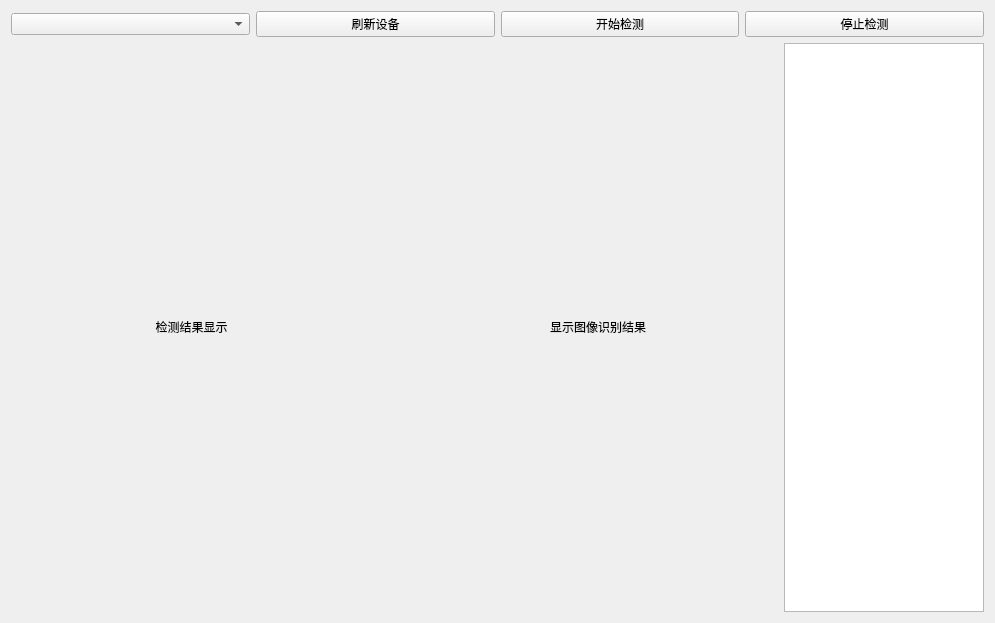
<?xml version="1.0" encoding="UTF-8"?>
<ui version="4.0">
 <class>Widget</class>
 <widget class="QWidget" name="Widget">
  <property name="geometry">
   <rect>
    <x>0</x>
    <y>0</y>
    <width>995</width>
    <height>623</height>
   </rect>
  </property>
  <property name="windowTitle">
   <string>Widget</string>
  </property>
  <layout class="QGridLayout" name="gridLayout">
   <item row="0" column="0">
    <layout class="QHBoxLayout" name="horizontalLayout">
     <item>
      <widget class="QComboBox" name="comboBox_video_0"/>
     </item>
     <item>
      <widget class="QPushButton" name="pushButton_update">
       <property name="text">
        <string>刷新设备</string>
       </property>
      </widget>
     </item>
     <item>
      <widget class="QPushButton" name="pushButton_Start">
       <property name="text">
        <string>开始检测</string>
       </property>
      </widget>
     </item>
     <item>
      <widget class="QPushButton" name="pushButton_stop">
       <property name="text">
        <string>停止检测</string>
       </property>
      </widget>
     </item>
    </layout>
   </item>
   <item row="1" column="0">
    <layout class="QHBoxLayout" name="horizontalLayout_2">
     <item>
      <widget class="QLabel" name="label_display">
       <property name="maximumSize">
        <size>
         <width>400</width>
         <height>400</height>
        </size>
       </property>
       <property name="text">
        <string>检测结果显示</string>
       </property>
       <property name="alignment">
        <set>Qt::AlignCenter</set>
       </property>
      </widget>
     </item>
     <item>
      <spacer name="horizontalSpacer">
       <property name="orientation">
        <enum>Qt::Horizontal</enum>
       </property>
       <property name="sizeType">
        <enum>QSizePolicy::Fixed</enum>
       </property>
       <property name="sizeHint" stdset="0">
        <size>
         <width>40</width>
         <height>20</height>
        </size>
       </property>
      </spacer>
     </item>
     <item>
      <widget class="QLabel" name="label_ImageDisplay_0">
       <property name="maximumSize">
        <size>
         <width>400</width>
         <height>400</height>
        </size>
       </property>
       <property name="text">
        <string>显示图像识别结果</string>
       </property>
       <property name="alignment">
        <set>Qt::AlignCenter</set>
       </property>
      </widget>
     </item>
     <item>
      <widget class="QPlainTextEdit" name="plainTextEdit_log_0">
       <property name="maximumSize">
        <size>
         <width>200</width>
         <height>16777215</height>
        </size>
       </property>
      </widget>
     </item>
    </layout>
   </item>
  </layout>
 </widget>
 <resources/>
 <connections/>
</ui>
